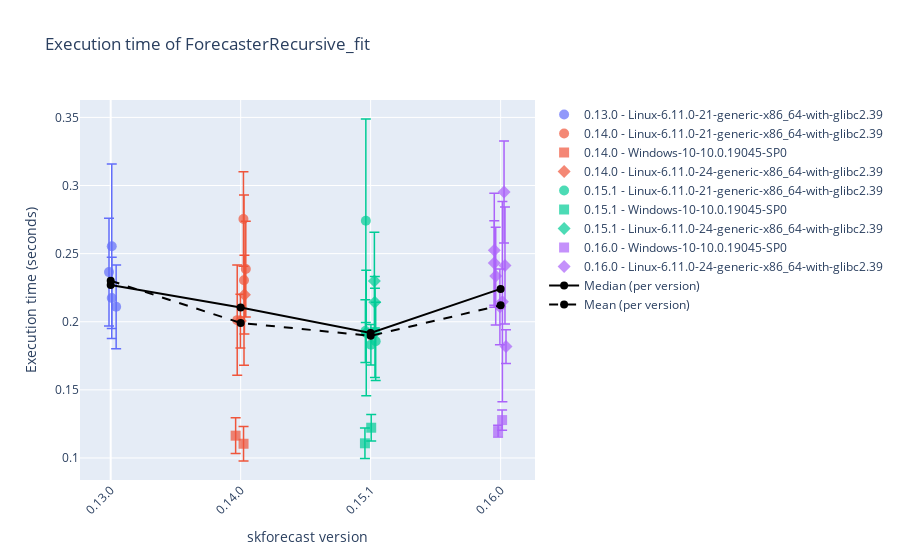
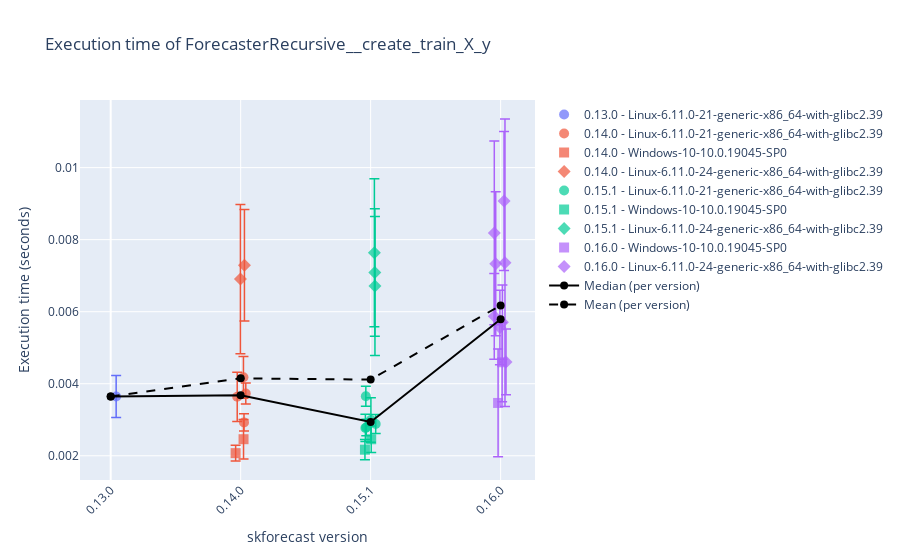
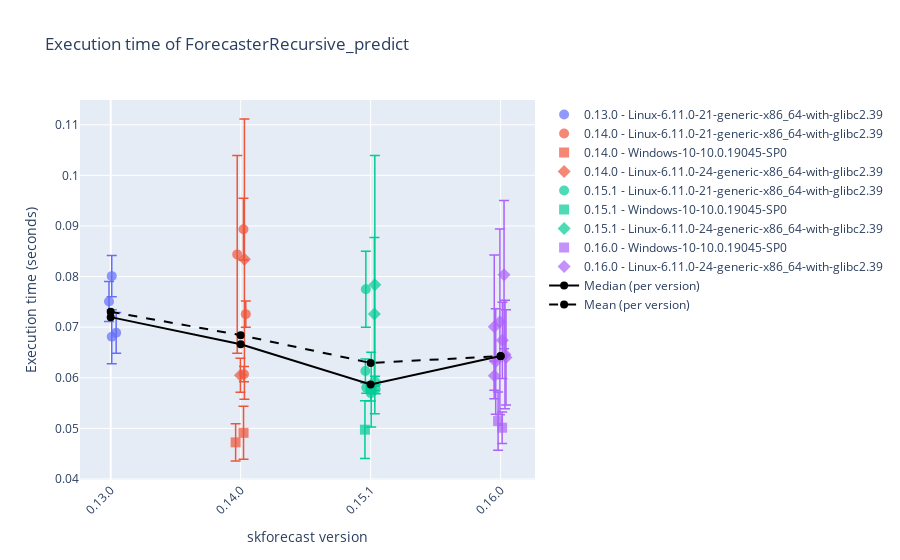
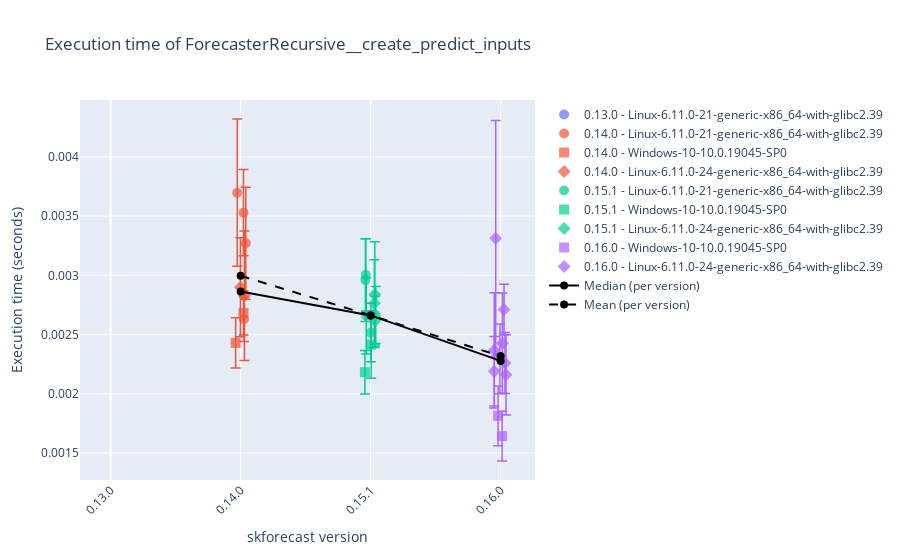

Source (notebook cell) for these figures, in order:
### Code cell
# Plot results
# ==============================================================================
display_df = False
selected_date = None
# 'Linux-6.11.0-24-generic-x86_64-with-glibc2.39'
# 'Windows-10-10.0.19045-SP0'
selected_platform = None

results_benchmark_all = joblib.load("./benchmark.joblib")
results_benchmark = results_benchmark_all.query("forecaster_name in ['ForecasterRecursive', 'ForecasterAutoreg']")
results_benchmark = results_benchmark.query("regressor_name == 'LGBMRegressor'")
for function_name in results_benchmark['function_name'].unique():
    df = results_benchmark.query(f"function_name == '{function_name}'")
    if selected_date:
        df = df[df['datetime'].dt.date == pd.to_datetime(selected_date).date()]
    if selected_platform:
        df = df[df['platform'] == selected_platform]
    if display_df:
        display(df)
    plot_benchmark_results(df.copy(), function_name, add_median=True, add_mean=True)
